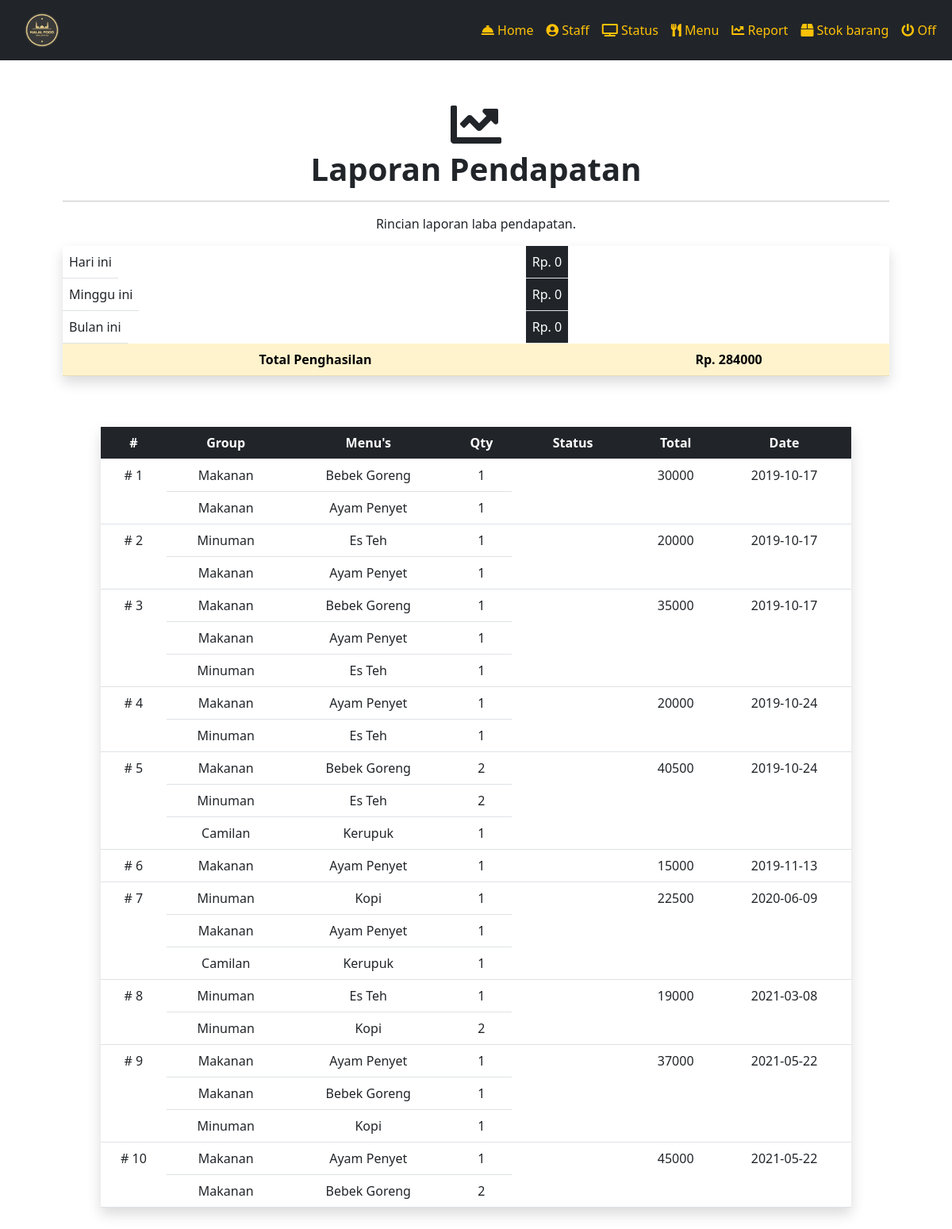
/admin/sales.php (signed in), run on the app's committed database.
### tables this page shows
CREATE TABLE `tbl_order` (
  `orderID` int(11) NOT NULL,
  `status` text NOT NULL,
  `total` decimal(15,0) NOT NULL,
  `order_date` date NOT NULL
);

CREATE TABLE `tbl_menu` (
  `menuID` int(11) NOT NULL,
  `menuName` varchar(25) NOT NULL
);

CREATE TABLE `tbl_menuitem` (
  `itemID` int(11) NOT NULL,
  `menuID` int(11) NOT NULL,
  `menuItemName` text NOT NULL,
  `price` decimal(15,0) NOT NULL
);

CREATE TABLE `tbl_orderdetail` (
  `orderID` int(11) NOT NULL,
  `orderDetailID` int(11) NOT NULL,
  `itemID` int(11) NOT NULL,
  `quantity` int(11) NOT NULL
);

### functions.php (called while the page is built, shortened)
<?php
	require("dbconnection.php");
	function getCountID($idnum,$id,$table) {
		global $sqlconnection;
		$query = "SELECT COUNT({$id}) AS {$id} from {$table} WHERE {$id}={$idnum}";
		if ($result = $sqlconnection->query($query)) {
			$res = $result->fetch_array();
			return $res[$id];
		}
		else {
			echo $sqlconnection->error;
			return null;
		}
	}
	function getSalesTotal($orderID) {
		global $sqlconnection;
		$total = null;
		$query = "SELECT total FROM tbl_order WHERE orderID = ".$orderID;
		if ($result = $sqlconnection->query($query)) {
			if ($res = $result->fetch_array()) {
				$total = $res[0];
				return $total;
			}
			return $total;
		}
		else {
			echo $sqlconnection->error;
			return null;
		}
	}
	function getSalesGrandTotal($duration) {
		global $sqlconnection;
		$total = 0;
		if ($duration == "ALLTIME") {
			$query = "
					SELECT SUM(total) as grandtotal
					FROM tbl_order
					";
		}
		else if ($duration == ("DAY" || "MONTH" || "WEEK")) {
			$query = "
					SELECT SUM(total) as grandtotal
					FROM tbl_order
					WHERE order_date > DATE_SUB(NOW(), INTERVAL 1 ".$duration.")
					";
		}
		else
			return null;
		if ($result = $sqlconnection->query($query)) {
			while ($res = $result->fetch_array(MYSQLI_ASSOC)) {
				$total+=$res['grandtotal'];
			}
			return $total;
		}
		else {
			echo $sqlconnection->error;
			return null;
		}
	}
?>

### admin/sales.php (the view, shortened to what this page needs)
<?php include("../functions.php");
if ($_SESSION['user_level'] != "admin") header("Location: login.php"); ?><?php include 'header.php'; ?> <div class="col-12 col-md-12 p-3 p-md-5 bg-white border border-white text-center"><i class="fas fa-chart-line fa-4x"></i>
    <h1><strong>Laporan Pendapatan</strong></h1>
    <hr>
    <p>Rincian laporan laba pendapatan.</p>
    <table class="table table-responsive table-lg shadow" width="100%" cellspacing="0">
        <tbody>
            <tr>
                <td class="float-start">Hari ini</td>
                <td class="float-end bg-dark text-white">Rp. <?php echo getSalesGrandTotal("DAY"); ?></td>
            </tr>
            <tr>
                <td class="float-start">Minggu ini</td>
                <td class="float-end bg-dark text-white">Rp. <?php echo getSalesGrandTotal("WEEK"); ?></td>
            </tr>
            <tr>
                <td class="float-start">Bulan ini</td>
                <td class="float-end bg-dark text-white">Rp. <?php echo getSalesGrandTotal("MONTH"); ?></td>
            </tr>
            <tr class="table-warning">
                <td><b>Total Penghasilan</b></td>
                <td><b>Rp. <?php echo getSalesGrandTotal("ALLTIME"); ?></b></td>
            </tr>
        </tbody>
    </table>
    <div class="col-12 p-3 p-md-5">
        <table id="tblCurrentOrder" class="table table-responsive table-lg shadow" width="100%" cellspacing="0">
            <thead class="bg-dark text-white">
                <th>#</th>
                <th>Group</th>
                <th>Menu's</th>
                <th class='text-center'>Qty</th>
                <th class='text-center'>Status</th>
                <th class='text-center'>Total</th>
                <th class='text-center'>Date</th>
            </thead>
            <tbody id="tblBodyCurrentOrder"> <?php $displayOrderQuery = " SELECT o.orderID, m.menuName, OD.itemID,MI.menuItemName,OD.quantity,O.status,mi.price ,o.order_date FROM tbl_order O LEFT JOIN tbl_orderdetail OD ON O.orderID = OD.orderID LEFT JOIN tbl_menuitem MI ON OD.itemID = MI.itemID LEFT JOIN tbl_menu M ON MI.menuID = M.menuID ";
                                                if ($orderResult = $sqlconnection->query($displayOrderQuery)) {
                                                    $currentspan = 0;
                                                    if ($orderResult->num_rows == 0) {
                                                        echo "<tr><td class='text-center' colspan='7' >Belum ada order saat ini.</td></tr>";
                                                    } else {
                                                        while ($orderRow = $orderResult->fetch_array(MYSQLI_ASSOC)) {
                                                            $rowspan = getCountID($orderRow["orderID"], "orderID", "tbl_orderdetail");
                                                            if ($currentspan == 0) {
                                                                $currentspan = $rowspan;
                                                            }
                                                            echo "<tr>";
                                                            if ($currentspan == $rowspan) {
                                                                echo "<td rowspan=" . $rowspan . "># " . $orderRow['orderID'] . "</td>";
                                                            }
                                                            echo "<td>" . $orderRow['menuName'] . "</td><td>" . $orderRow['menuItemName'] . "</td><td class='text-center'>" . $orderRow['quantity'] . "</td> ";
                                                            if ($currentspan == $rowspan) {
                                                                $color = "badge";
                                                                switch ($orderRow['status']) {
                                                                    case 'waiting':
                                                                        $color = "badge badge-warning";
                                                                        break;
                                                                    case 'preparing':
                                                                        $color = "badge badge-primary";
                                                                        break;
                                                                    case 'ready':
                                                                        $color = "badge badge-success";
                                                                        break;
                                                                }
                                                                echo "<td class='text-center' rowspan=" . $rowspan . "><span class='{$color}'>" . $orderRow['status'] . "</span></td>";
                                                                echo "<td rowspan=" . $rowspan . " class='text-center'>" . getSalesTotal($orderRow['orderID']) . "</td>";
                                                                echo "<td rowspan=" . $rowspan . " class='text-center'>" . $orderRow['order_date'] . "</td>";
                                                            }
                                                            echo "</tr>";
                                                            $currentspan--;
                                                        }
                                                    }
                                                } ?></tbody>
        </table>
    </div> <?php include 'footer.php'; ?>

### admin/header.php (shortened to what this page needs)
<!DOCTYPE html>
<html lang="en">
<head>
    <link rel="stylesheet" href="https://cdnjs.cloudflare.com/ajax/libs/font-awesome/5.15.3/css/all.min.css" />
    <link href="https://cdn.jsdelivr.net/npm/bootstrap@5.0.1/dist/css/bootstrap.min.css" rel="stylesheet">
</head>
<nav class="navbar navbar-expand-lg navbar-light bg-dark text-white">
    <div class="container-fluid"> <a class="navbar-brand text-warning" href="#"> <a class="navbar-brand" href="index.php"><img width="50" class="img=fluid" src="../image/bg-2.png" /></a>
            <div class="collapse navbar-collapse text-center justify-content-end" id="navbarNavAltMarkup">
                <div class="navbar-nav"> <a class="nav-link text-warning" href="index.php"> <i class="fas fa-concierge-bell"></i> <span>Home</span> </a>
                <a class="nav-link text-warning" href="staff.php"> <i class="fas fa-user-circle"></i> <span>Staff</span> </a>
                <a class="nav-link text-warning" href="status.php"> <i class="fas fa-tv"></i> <span>Status</span> </a>
                <a class="nav-link text-warning" href="menu.php"> <i class="fas fa-utensils"></i> <span>Menu</span></a>
                <a class="nav-link text-warning" href="sales.php"> <i class="fas fa-chart-line"></i> <span>Report</span></a>
                <a class="nav-link text-warning" href="stok.php"> <i class="fas fa-box"></i> <span>Stok barang</span></a>
                <a class="nav-link text-warning" href="#" data-toggle="modal" data-target="#logoutModal"> <i class="fas fa-power-off"></i> <span>Off</span> </a></div>
            </div>
    </div>
</nav>
<div class="container">
    <div class="row">

### admin/footer.php (shortened to what this page needs)
</div>
</div>
</body>
</html>

### data on the page
tbl_order: orderID "1", tbl_menu.menuName "Makanan", tbl_menuitem.menuItemName "Bebek Goreng", tbl_orderdetail.quantity "1", getSalesTotal($orderRow['orderID']) "30000", order_date "2019-10-17", tbl_menuitem.menuItemName "Ayam Penyet"
tbl_order: orderID "2", tbl_menu.menuName "Minuman", tbl_menuitem.menuItemName "Es Teh", tbl_orderdetail.quantity "1", getSalesTotal($orderRow['orderID']) "20000", order_date "2019-10-17", tbl_menu.menuName "Makanan", tbl_menuitem.menuItemName "Ayam Penyet"
tbl_order: orderID "3", tbl_menu.menuName "Makanan", tbl_menuitem.menuItemName "Bebek Goreng", tbl_orderdetail.quantity "1", getSalesTotal($orderRow['orderID']) "35000", order_date "2019-10-17", tbl_menuitem.menuItemName "Ayam Penyet", tbl_menu.menuName "Minuman", tbl_menuitem.menuItemName "Es Teh"
tbl_order: orderID "4", tbl_menu.menuName "Makanan", tbl_menuitem.menuItemName "Ayam Penyet", tbl_orderdetail.quantity "1", getSalesTotal($orderRow['orderID']) "20000", order_date "2019-10-24", tbl_menu.menuName "Minuman", tbl_menuitem.menuItemName "Es Teh"
tbl_order: orderID "5", tbl_menu.menuName "Makanan", tbl_menuitem.menuItemName "Bebek Goreng", tbl_orderdetail.quantity "2", getSalesTotal($orderRow['orderID']) "40500", order_date "2019-10-24", tbl_menu.menuName "Minuman", tbl_menuitem.menuItemName "Es Teh", tbl_menu.menuName "Camilan", tbl_menuitem.menuItemName "Kerupuk", tbl_orderdetail.quantity "1"
tbl_order: orderID "6", tbl_menu.menuName "Makanan", tbl_menuitem.menuItemName "Ayam Penyet", tbl_orderdetail.quantity "1", getSalesTotal($orderRow['orderID']) "15000", order_date "2019-11-13"
tbl_order: orderID "7", tbl_menu.menuName "Minuman", tbl_menuitem.menuItemName "Kopi", tbl_orderdetail.quantity "1", getSalesTotal($orderRow['orderID']) "22500", order_date "2020-06-09", tbl_menu.menuName "Makanan", tbl_menuitem.menuItemName "Ayam Penyet", tbl_menu.menuName "Camilan", tbl_menuitem.menuItemName "Kerupuk"
tbl_order: orderID "8", tbl_menu.menuName "Minuman", tbl_menuitem.menuItemName "Es Teh", tbl_orderdetail.quantity "1", getSalesTotal($orderRow['orderID']) "19000", order_date "2021-03-08", tbl_menuitem.menuItemName "Kopi", tbl_orderdetail.quantity "2"
tbl_order: orderID "9", tbl_menu.menuName "Makanan", tbl_menuitem.menuItemName "Ayam Penyet", tbl_orderdetail.quantity "1", getSalesTotal($orderRow['orderID']) "37000", order_date "2021-05-22", tbl_menuitem.menuItemName "Bebek Goreng", tbl_menu.menuName "Minuman", tbl_menuitem.menuItemName "Kopi"
tbl_order: orderID "10", tbl_menu.menuName "Makanan", tbl_menuitem.menuItemName "Ayam Penyet", tbl_orderdetail.quantity "1", getSalesTotal($orderRow['orderID']) "45000", order_date "2021-05-22", tbl_menuitem.menuItemName "Bebek Goreng", tbl_orderdetail.quantity "2"

### other printed values
getSalesGrandTotal("DAY") "0"
getSalesGrandTotal("WEEK") "0"
getSalesGrandTotal("MONTH") "0"
getSalesGrandTotal("ALLTIME") "284000"
